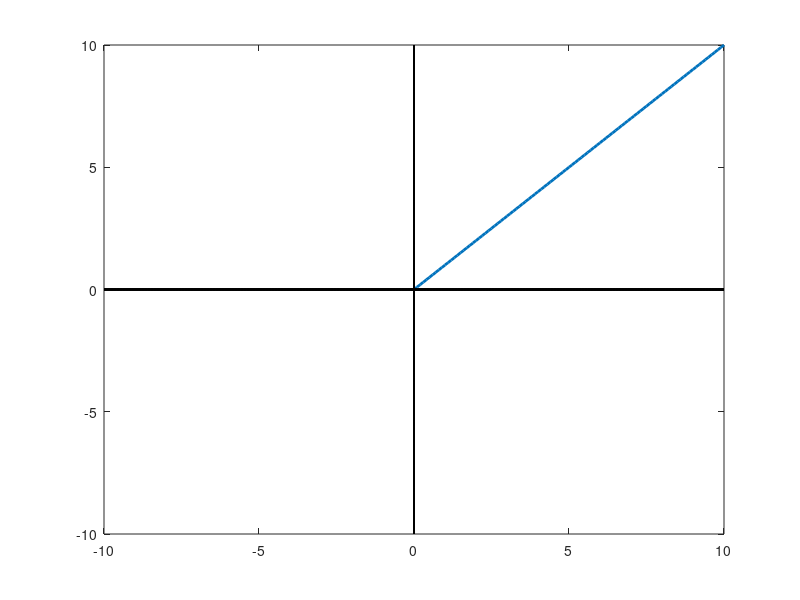

Reproduce this figure in MATLAB.
% Just a straight line! 

x = 0:0.1:10;
y = 0:0.1:10;
u = -10:0.1:10;
v = zeros(201);

plot(x,y, "linewidth", 2);
hold on;

plot(u, v, "color", "black", "linewidth", 1.1); % y-axis
hold on;

plot(v, u, "color", "black", "linewidth", 1.1); % y-axis
axis([-10 10 -10 10]);